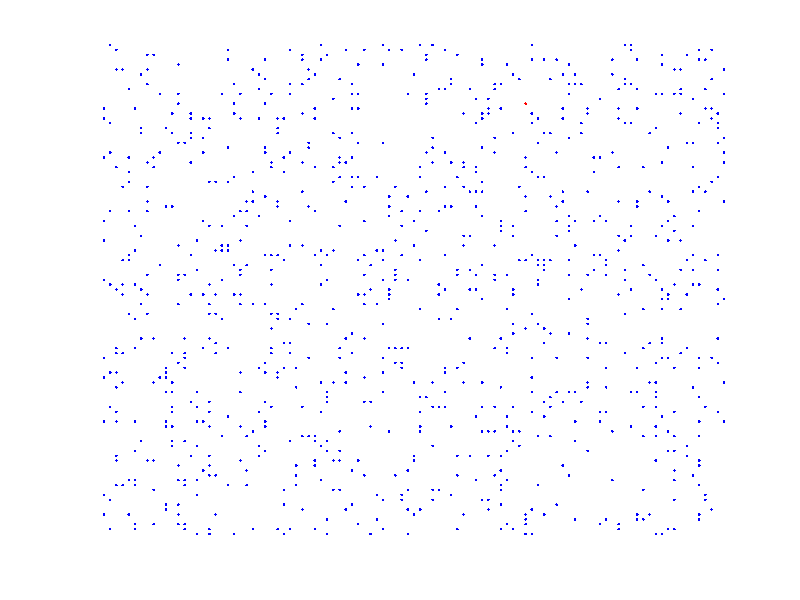

This chart was generated by the following MATLAB code: (Note: this script raises an error after producing the figure.)
clc, clear all
% /////////////////////////////// Parameters //////////////////////////////

s = 100; % Size of lattice.
n = 1000; % Number of agents.
T = 2000; % Max time.
d = 0.3; % Diffusion rate.
v0 = -0; % Big potential strength.
u0 = -1; % Small potential strength.
std = 20.; % Big potential standard deviation.
std2 = 5.; % Small potential standard deviation.
mn = [-15 0; 15 0]; % Big potential mean.
halflife = 100;  % Time steps until the friendship has decreased to half
l = log(2) / halflife; % Decay constant.
type_run = 'Resultat\no_apoint_shorthl';  % The (prefix of the) file to save
friend_tol = 0.001; % What we define as a friend

% \\\\\\\\\\\\\\\\\\\\\\\\\\\\\\\\\\\\\\\\\\\\\\\\\\\\\\\\\\\\\\\\\\\\\\\\\

% ////////////////////////// Initialize variables /////////////////////////

% Initial coordinates.
x = randi([-s/2,s/2],n,1);
y = randi([-s/2,s/2],n,1);
n1 = n-1; % #agents who prefer the first attraction point
n2 = n - n1; % #agents who prefer the second attraction point
preferences = [repelem([1,1], n1, 1); repelem([0, 1], n2, 1)];
x1 = x(1:n1);
x2 = x(n1+1:end);
y1 = y(1:n1);
y2 = y(n1+1:end);
N = sparse(zeros(n)); % Network matrix.

T0 = zeros(n); % Time reference for decay rate.

figure;
h1 = plot(x1, y1,'b.');
hold on;
h2 = plot( x2, y2, 'r.');
axis([-s/2 s/2 -s/2 s/2])
axis off


set(h1,'XDataSource','x1');
set(h1,'YDataSource','y1');
set(h2,'XDataSource','x2');
set(h2,'YDataSource','y2');

% ///////////////////////////// Initialize measurements  ///////7//////////
num_meas = 40;
degrees = zeros(n, num_meas);
clust_coef = zeros(1, num_meas);
av_path = zeros(1, num_meas);
modularity_save = zeros(1, num_meas);
clusters = zeros(n, num_meas);

tmod = T/num_meas;
meas = 1;
% /////////////////////////////// Main loop ///////////////////////////////

t = 1;
while (t <= T)
    
    E = reshape([x,y],1,n,2) - reshape([x,y],n,1,2); % Euclidian distances.
    U = triu(sparse((sum(abs(E),3) == 0)),1); % Find agents that share location.
    A = U + U'; % Adjency matrix.
    
    T0(A == 1) = t; % Update time reference.
    
    N = N.*dec(t,l,T0) + A; % Update network.
    N(N>10) = 10; %Cap how good friends people can be
    
    % Calculate energies.
    energy_x_minus = pot(x - 1,y,s,v0,u0,std,std2,mn,N,[x,y], preferences);
    energy_x_plus = pot(x + 1,y,s,v0,u0,std,std2,mn,N,[x,y], preferences);
    energy_y_minus = pot(x,y - 1,s,v0,u0,std,std2,mn,N,[x,y], preferences);
    energy_y_plus = pot(x,y + 1,s,v0,u0,std,std2,mn,N,[x,y], preferences);
    
    p_x_minus = 1./(1+exp(energy_x_minus - energy_x_plus));
    p_y_minus = 1./(1+exp(energy_y_minus - energy_y_plus));
    %statX = [exp(- energy_x_minus/e), ...
     %   exp(- energy_x_plus/e)];
    %statY = [exp(- energy_y_minus/e), ...
     %   exp(- energy_y_plus/e)];
    % disp(statX(1,:))
    % Normalized probabilities.
    %statX = statX./sum(statX,2);
    %statY = statY./sum(statY,2);
    
    % Update coordinates.
    x = x + (rand(n,1) < d).*(2 * (rand(n,1) > p_x_minus) - 1);
    y = y + (rand(n,1) < d).*(2 * (rand(n,1) > p_y_minus) - 1);
    refreshdata(h1)
    refreshdata(h2)
    drawnow
%     F(t) = getframe(gcf);
    
    if  mod(t, tmod) == 0
        disp(t)
        disp('Calculating network properties...')       
        unweightN = double(N>friend_tol);
        disp(' -- degrees')
        degrees(:, meas) = sum(N, 2);
        disp(' -- clustering coefficients')
        clust_coef(1, meas) = ClustCoeff(unweightN);
        %disp(' -- average pathlength')
        %av_path(1,meas) = Average_PL(unweightN);
        disp(' -- modularity')
        [modularity_save(1, meas), clusters(:, meas)] = modularity(N);
        meas = meas + 1;
    end
    x1 = x(1:n1);
    x2 = x(n1:end);
    y1 = y(1:n1);
    y2 = y(n1:end);
    t = t + 1;
end

% \\\\\\\\\\\\\\\\\\\\\\\\\\\\\\\\\\\\\\\\\\\\\\\\\\\\\\\\\\\\\\\\\\\\\\\\\

hold off

disp('Saving...')
% Save the data
% Clear unwanted data
clear A ans E energy_x_minus energy_x_plus energy_y_minus energy_y_plus...
    h1 h2 N meas p_x_minus p_y_minus t T0 U u0 unweightN x x1 x2 y y1 y2
%type_run = 'Resultat\no_apoint_longhl';
timestamp = string(clock);
timestamp = timestamp(1:end-1);
filename = strjoin([type_run, timestamp], '_');
filename = filename + '.mat';
%save(filename)
disp('Done!')

% video = VideoWriter('model_run.mp4','MPEG-4');
% video.FrameRate = 45;
% open(video)
% writeVideo(video,F)
% close(video)